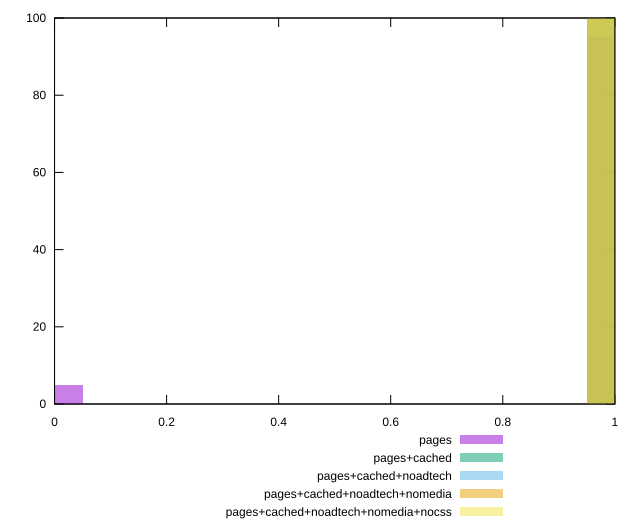

Recreate this plot in gnuplot.
reset

$pages <<EOF
0 5
1 95
EOF

$pagesCached <<EOF
1 100
EOF

$pagesCachedNoadtech <<EOF
1 100
EOF

$pagesCachedNoadtechNomedia <<EOF
1 100
EOF

$pagesCachedNoadtechNomediaNocss <<EOF
1 100
EOF

set key outside below
set boxwidth 0.1
set xrange [0:1]
set yrange [0:100]
set trange [0:100]
set style fill transparent solid 0.5 noborder
set terminal svg size 640, 530 enhanced background rgb 'white'
set output "report_00025_2021-02-22T21:38:55.199Z/server-response-time/comparison/histogram/all_score.svg"

plot $pages title "pages" with boxes, \
     $pagesCached title "pages+cached" with boxes, \
     $pagesCachedNoadtech title "pages+cached+noadtech" with boxes, \
     $pagesCachedNoadtechNomedia title "pages+cached+noadtech+nomedia" with boxes, \
     $pagesCachedNoadtechNomediaNocss title "pages+cached+noadtech+nomedia+nocss" with boxes

reset
